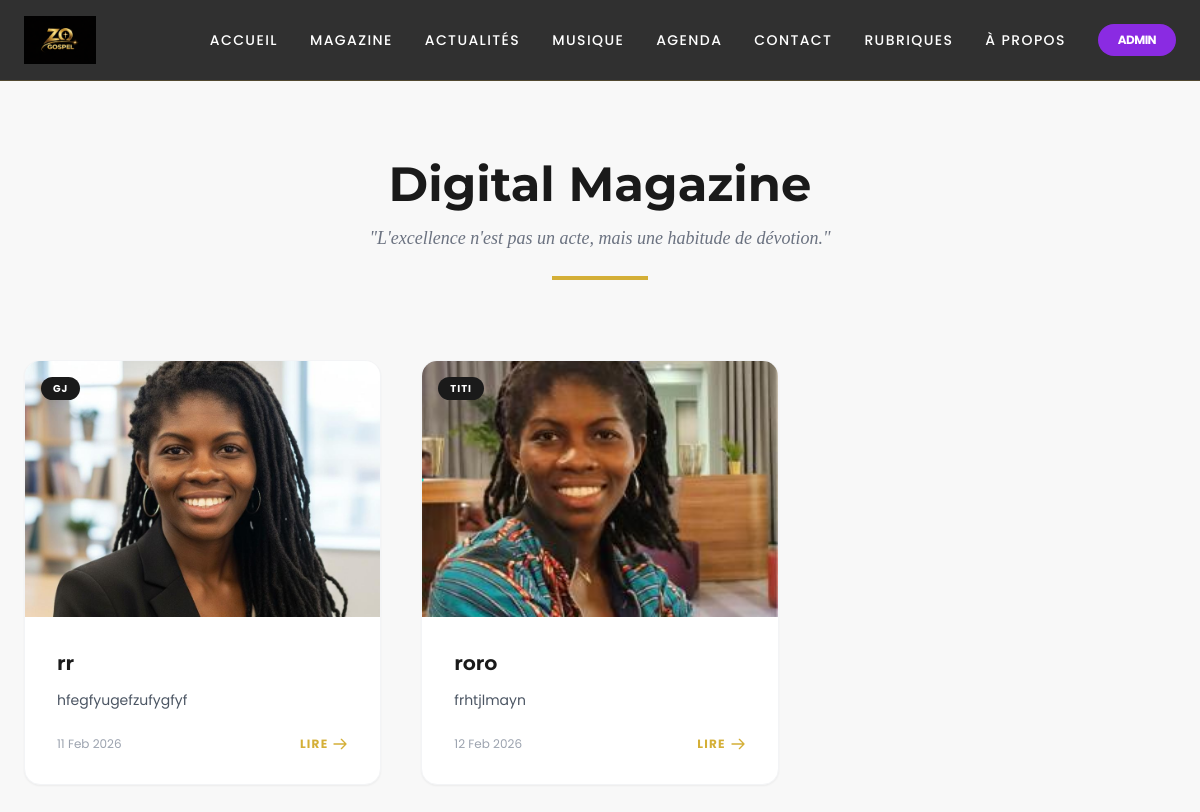
/magazine/, run on the app's committed database.
### zogospel/models.py (models this page shows, shortened)
class Magazine(models.Model):
    titre = models.CharField(max_length=200)
    categorie = models.CharField(max_length=100)
    image = models.ImageField(upload_to='magazine/')
    description = models.TextField()
    date_publication = models.DateField(auto_now_add=True)
    pdf_file = models.FileField(upload_to='magazine/pdfs/', blank=True, null=True)

### zogospel/views.py (the view)
# urls.py: path('magazine/', views.magazine, name='magazine'),
def magazine(request):
    magazines = Magazine.objects.all()
    return render(request, 'magazine.html', {'magazines': magazines})

### templates/magazine.html (shortened to what this page needs)
{% load static %}
<!DOCTYPE html>
<html lang="fr" class="scroll-smooth">
<head>
    <script src="https://cdn.tailwindcss.com"></script>
</head>
<body class="bg-luxury-offwhite font-body text-luxury-black custom-scrollbar overflow-x-hidden">
    <header class="fixed top-0 left-0 w-full z-50 glass-nav">
        <div class="max-w-7xl mx-auto px-6 h-20 flex items-center justify-between">
            <div class="flex items-center space-x-2">
                <a href="{% url 'accueil' %}">
                    <img src="{% static 'images/logo_zogospel.png' %}" alt="ZO Gospel" class="h-12 w-auto">
                </a>
            </div>
            <nav id="main-nav" class="hidden lg:flex items-center space-x-8">
                <a href="{% url 'accueil' %}" class="nav-link nav-underline text-sm uppercase tracking-widest text-luxury-white hover:text-gold transition-colors font-medium nav-active">Accueil</a>
                <a href="{% url 'magazine' %}" class="nav-link nav-underline text-sm uppercase tracking-widest text-luxury-white hover:text-gold transition-colors font-medium">Magazine</a>
                <a href="{% url 'actualites' %}" class="nav-link nav-underline text-sm uppercase tracking-widest text-luxury-white hover:text-gold transition-colors font-medium">Actualités</a>
                <a href="{% url 'musique' %}" class="nav-link nav-underline text-sm uppercase tracking-widest text-luxury-white hover:text-gold transition-colors font-medium">Musique</a>
                <a href="{% url 'agenda' %}" class="nav-link nav-underline text-sm uppercase tracking-widest text-luxury-white hover:text-gold transition-colors font-medium">Agenda</a>
                <a href="{% url 'contact' %}" class="nav-link nav-underline text-sm uppercase tracking-widest text-luxury-white hover:text-gold transition-colors font-medium">Contact</a>
                <a href="{% url 'rubriques' %}" class="nav-link nav-underline text-sm uppercase tracking-widest text-luxury-white hover:text-gold transition-colors font-medium">Rubriques</a>
                <a href="{% url 'a_propos' %}" class="nav-link nav-underline text-sm uppercase tracking-widest text-luxury-white hover:text-gold transition-colors font-medium">À propos</a>
                <a href="{% url 'admin_login' %}" class="bg-spiritual-violet px-5 py-2 text-luxury-white text-xs font-bold uppercase tracking-tighter rounded-full hover:bg-spiritual-dark transition-all transform hover:scale-105">Admin</a>
            </nav>
        </div>
    </header>
    <main class="min-h-screen pt-20">
        <section class="py-20">
                <div class="max-w-7xl mx-auto px-6">
                <header class="text-center mb-20">
                    <h2 class="text-5xl font-headers font-bold text-luxury-black mb-4">Digital Magazine</h2>
                    <p class="text-gray-500 max-w-xl mx-auto italic font-serif text-lg">"L'excellence n'est pas un acte, mais une habitude de dévotion."</p>
                    <div class="w-24 h-1 bg-gold mx-auto mt-6"></div>
                </header>
                <div class="grid grid-cols-1 md:grid-cols-2 lg:grid-cols-3 gap-10">
                    {% for magazine in magazines %}
                    <div class="bg-white rounded-2xl overflow-hidden shadow-sm card-hover group border border-gray-100">
                        <div class="h-64 overflow-hidden relative">
                            <img src="{{ magazine.image.url|default:'https://images.unsplash.com/photo-1501281668745-f7f57925c3b4?q=80&w=2070&auto=format&fit=crop' }}" class="w-full h-full object-cover transition-transform duration-500 group-hover:scale-105" alt="Mag">
                            <div class="absolute top-4 left-4 bg-luxury-black text-white text-[10px] font-bold px-3 py-1 uppercase tracking-widest rounded-full">{{ magazine.categorie|default:'Culture' }}</div>
                        </div>
                        <div class="p-8">
                            <h3 class="text-xl font-headers font-bold mb-3 group-hover:text-gold transition-colors">{{ magazine.titre }}</h3>
                            <p class="text-gray-600 text-sm mb-6 leading-relaxed">{{ magazine.description|truncatechars:150 }}</p>
                            <div class="flex items-center justify-between">
                                <span class="text-xs text-gray-400">{{ magazine.date_publication|date:'d M Y'|default:'12 Mars 2024' }}</span>
                                {% if magazine.pdf_file %}
                                <a href="{{ magazine.pdf_file.url }}" download class="text-gold font-bold text-xs uppercase tracking-widest flex items-center group/btn">
                                    Lire <svg xmlns="http://www.w3.org/2000/svg" class="h-4 w-4 ml-1 transform group-hover/btn:translate-x-1 transition-transform" fill="none" viewBox="0 0 24 24" stroke="currentColor"><path stroke-linecap="round" stroke-linejoin="round" stroke-width="2" d="M14 5l7 7m0 0l-7 7m7-7H3" /></svg>
                                </a>
                                {% else %}
                                <a href="{% url 'magazine_detail' magazine.id %}" class="text-gold font-bold text-xs uppercase tracking-widest flex items-center group/btn">
                                    Lire <svg xmlns="http://www.w3.org/2000/svg" class="h-4 w-4 ml-1 transform group-hover/btn:translate-x-1 transition-transform" fill="none" viewBox="0 0 24 24" stroke="currentColor"><path stroke-linecap="round" stroke-linejoin="round" stroke-width="2" d="M14 5l7 7m0 0l-7 7m7-7H3" /></svg>
                                </a>
                                {% endif %}
                            </div>
                        </div>
                    </div>
                    {% empty %}
                    <p class="text-center text-gray-500">Aucun article disponible pour le moment.</p>
                    {% endfor %}
                </div>
            </div>
        </section>
    </main>
</body>
</html>

### templates/magazine.html (style rules this page uses)
.glass-nav { background: rgba(26, 26, 26, 0.9); backdrop-filter: blur(10px); border-bottom: 1px solid rgba(212, 175, 55, 0.2); }
.card-hover { transition: transform 0.4s cubic-bezier(0.175, 0.885, 0.32, 1.275), box-shadow 0.3s ease; }

### data on the page
Magazine: image (picture), categorie "GJ", titre "rr", description "hfegfyugefzufygfyf", date_publication "11 Feb 2026", shows "LIRE"
Magazine: image (picture), categorie "TITI", titre "roro", description "frhtjlmayn", date_publication "12 Feb 2026", shows "LIRE"
